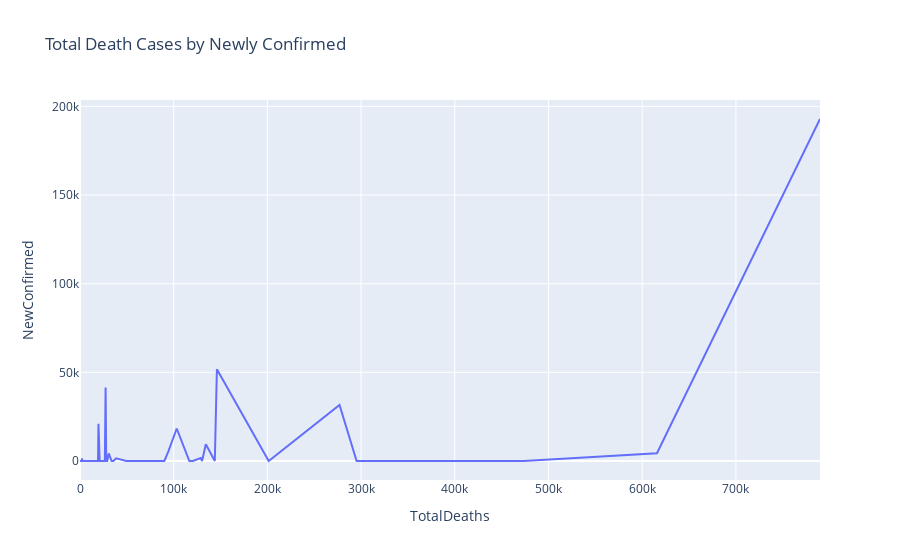

This figure's notebook cell:
### Code cell
x = df.groupby(by='TotalDeaths').sum().reset_index()

#print(x)

fig4 = px.line(x, x='TotalDeaths', y='NewConfirmed', labels={'x':'Total Deaths', 'y':'New Confirmed'}, 
              hover_data=['TotalConfirmed'], title='Total Death Cases by Newly Confirmed')
fig4.show()

### Figure 1 — Plotly figure (JSON) as saved in the notebook; plotly's stock layout.template omitted (floating-point values rounded to 4 significant figures; data arrays with more than 128 entries replaced by an {"elided": "..."} marker saying what was removed)
{"data": [{"customdata": {"elided": "184x1 int values"}, "hovertemplate": "TotalDeaths=%{x}<br>NewConfirmed=%{y}<br>TotalConfirmed=%{customdata[0]}<extra></extra>", "legendgroup": "", "line": {"color": "#636efa", "dash": "solid"}, "marker": {"symbol": "circle"}, "mode": "lines", "name": "", "orientation": "v", "showlegend": false, "type": "scatter", "x": {"elided": "184 int values"}, "xaxis": "x", "y": {"elided": "184 int values"}, "yaxis": "y"}], "layout": {"legend": {"tracegroupgap": 0}, "title": {"text": "Total Death Cases by Newly Confirmed"}, "xaxis": {"anchor": "y", "domain": [0, 1], "title": {"text": "TotalDeaths"}}, "yaxis": {"anchor": "x", "domain": [0, 1], "title": {"text": "NewConfirmed"}}}}
